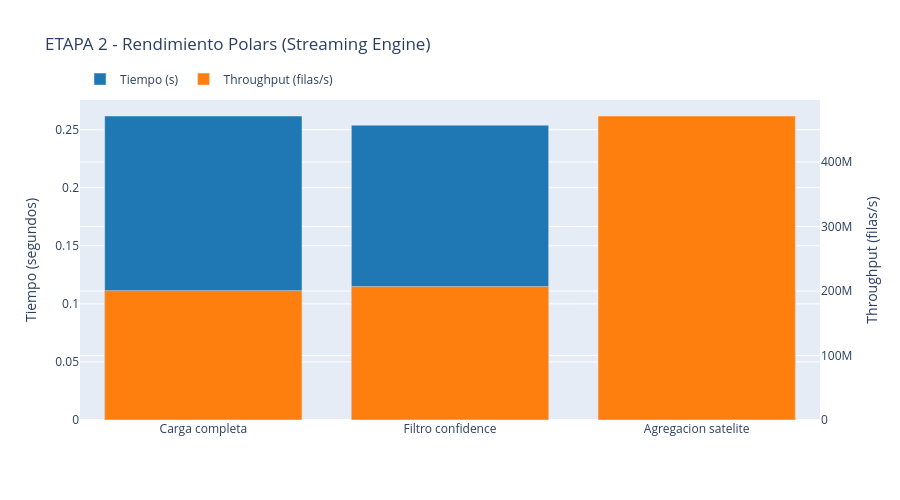

This figure's notebook cell:
### Code cell
ruta = "../data/incendios_global_consolidado.parquet"
tamanio_mb = os.path.getsize(ruta) / (1024 * 1024)
resultados = {}

# Operacion 1: Carga completa
t0 = time.perf_counter()
df1 = pl.scan_parquet(ruta).collect(engine="streaming")
resultados["Carga completa"] = {
    "tiempo": time.perf_counter() - t0,
    "filas": df1.shape[0]
}

# Operacion 2: Filtrado por confidence
t0 = time.perf_counter()
df2 = pl.scan_parquet(ruta).filter(
    pl.col("confidence").cast(pl.Utf8) != "low"
).collect(engine="streaming")
resultados["Filtro confidence"] = {
    "tiempo": time.perf_counter() - t0,
    "filas": df2.shape[0]
}

# Operacion 3: Agregacion por satelite
t0 = time.perf_counter()
df3 = pl.scan_parquet(ruta).group_by("satellite").agg(
    pl.len().alias("total")
).collect(engine="streaming")
resultados["Agregacion satelite"] = {
    "tiempo": time.perf_counter() - t0,
    "filas": df1.shape[0]  # filas leidas para la agregacion
}

# Imprimir metricas
print(f"Tamanio del archivo: {tamanio_mb:.2f} MB")
print("-" * 60)
print(f"{'Operacion':<25} {'Tiempo(s)':<12} {'Filas':<15} {'Throughput'}")
print("-" * 60)
for nombre, datos in resultados.items():
    tp = datos["filas"] / datos["tiempo"]
    print(f"{nombre:<25} {datos['tiempo']:<12.3f} {datos['filas']:<15,} {tp:,.0f} filas/s")

# Grafico comparativo
nombres = list(resultados.keys())
tiempos = [resultados[n]["tiempo"] for n in nombres]
throughput = [resultados[n]["filas"] / resultados[n]["tiempo"] for n in nombres]

fig = go.Figure()

fig.add_trace(go.Bar(
    x=nombres,
    y=tiempos,
    name="Tiempo (s)",
    marker_color="#1f77b4",
    yaxis="y"
))

fig.add_trace(go.Bar(
    x=nombres,
    y=throughput,
    name="Throughput (filas/s)",
    marker_color="#ff7f0e",
    yaxis="y2"
))

fig.update_layout(
    title="ETAPA 2 - Rendimiento Polars (Streaming Engine)",
    yaxis=dict(title="Tiempo (segundos)", side="left"),
    yaxis2=dict(title="Throughput (filas/s)", side="right", overlaying="y"),
    barmode="group",
    height=500,
    legend=dict(orientation="h", yanchor="bottom", y=1.02)
)

fig.show()

### Figure 1 — Plotly figure (JSON) as saved in the notebook; plotly's stock layout.template omitted (floating-point values rounded to 4 significant figures)
{"data": [{"marker": {"color": "#1f77b4"}, "name": "Tiempo (s)", "type": "bar", "x": ["Carga completa", "Filtro confidence", "Agregacion satelite"], "y": [0.2618, 0.2539, 0.1114], "yaxis": "y"}, {"marker": {"color": "#ff7f0e"}, "name": "Throughput (filas/s)", "type": "bar", "x": ["Carga completa", "Filtro confidence", "Agregacion satelite"], "y": [200600000.0, 206800000.0, 471400000.0], "yaxis": "y2"}], "layout": {"barmode": "group", "height": 500, "legend": {"orientation": "h", "y": 1.02, "yanchor": "bottom"}, "title": {"text": "ETAPA 2 - Rendimiento Polars (Streaming Engine)"}, "yaxis": {"side": "left", "title": {"text": "Tiempo (segundos)"}}, "yaxis2": {"overlaying": "y", "side": "right", "title": {"text": "Throughput (filas/s)"}}}}
